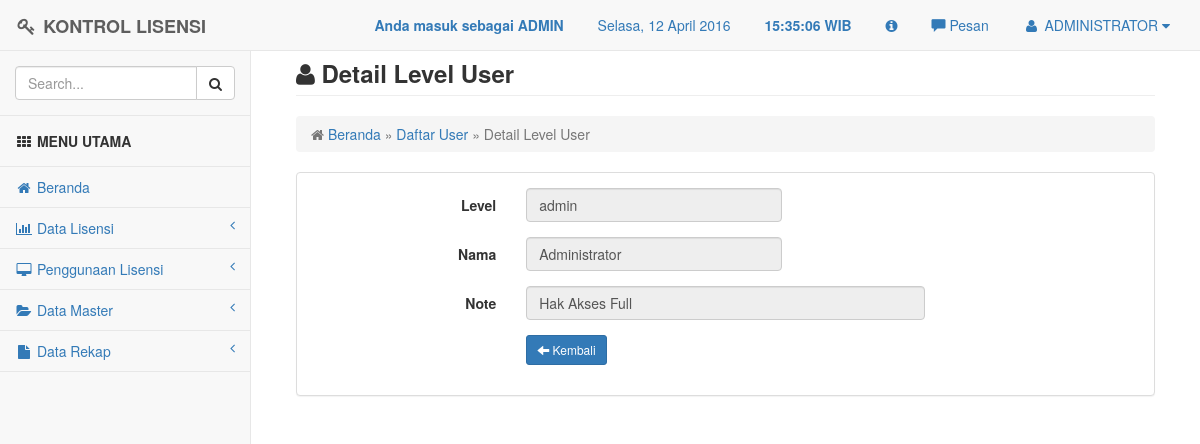
The page /user/user_detaillevel.php?level=admin (signed in) on the database its author committed.
### tables this page shows
CREATE TABLE `t_user` (
  `nama_lengkap` varchar(20) NOT NULL,
  `userid` varchar(20) NOT NULL,
  `password` varchar(100) NOT NULL,
  `level` varchar(10) NOT NULL
);

CREATE TABLE `t_leveluser` (
  `level` varchar(10) NOT NULL,
  `nama` varchar(20) NOT NULL,
  `note` varchar(100) NOT NULL,
  PRIMARY KEY (`level`)
);

### user/user_detaillevel.php (the view, shortened to what this page needs)
<?php
include "../config/header.php";
$level = $_GET['level'];
$sql = mysql_query("SELECT * FROM t_leveluser WHERE level='$level'");
if(mysql_num_rows($sql) == 0){
	header("Location: user.php");
}else{
	$row = mysql_fetch_assoc($sql);
}
?>
<div id="page-wrapper">
    <div class="container-fluid">
        <div class="row">
            <div class="col-lg-12">
                <h3 class="page-header"><i class="fa fa-user"></i> <strong>Detail Level User</strong></h3>
                <ol class="breadcrumb">
                    <li class="active">
                        <i class="fa fa-home"></i>
						<a href="../config/index.php" title="Kembali ke Beranda">Beranda</a> &raquo;
						<a href="../user/user.php" title="Lihat Daftar User">Daftar User</a> &raquo; Detail Level User
                    </li>
                </ol>
            </div>
        </div>
        <div class="row">
            <div class="col-lg-12">
                <div class="panel panel-default">
                    <div class="panel-body">
					<form class="form-horizontal">
                        	<div class="form-group">
							<label class="col-sm-3 control-label">Level</label>
								<div class="col-sm-4">
                                    <input type="text" class="form-control" value="<?php echo $row['level']; ?>" readonly />
                                </div>
                            </div>
                            <div class="form-group">
							<label class="col-sm-3 control-label">Nama</label>
								<div class="col-sm-4">
                                    <input type="text" class="form-control" value="<?php echo $row['nama']; ?>" readonly/>
                                </div>
                            </div>
                            <div class="form-group">
							<label class="col-sm-3 control-label">Note</label>
								<div class="col-sm-6">
                                    <input type="text" class="form-control" value="<?php echo $row['note']; ?>" readonly/>
                                </div>
                            </div>
                            <div class="form-group">
							<label class="col-sm-3 control-label"></label>
								<div class="col-sm-6">
                                    <a href="../user/user.php" class="btn btn-sm btn-primary"><span class="glyphicon glyphicon-arrow-left" aria-hidden="true"></span> Kembali</a>
                                </div>
                            </div>
                    	</form>
					</div>
                </div>
            </div>
        </div>
    </div>
</div>
<?php
include '../config/footer.php';
?>

### config/header.php (shortened to what this page needs)
<!DOCTYPE html>
<html>
<head>
    <link href="../assets/plugins/bootstrap/dist/css/bootstrap.min.css" rel="stylesheet">
    <link href="../assets/plugins/metisMenu/dist/metisMenu.min.css" rel="stylesheet">
    <link href="../assets/plugins/datatables-plugins/integration/bootstrap/3/dataTables.bootstrap.css" rel="stylesheet">
    <link href="../assets/plugins/bootstrap/dist/css/bootstrap-datepicker.css" rel="stylesheet">
	<link href="../assets/plugins/validator/css/bootstrapValidator.css" rel="stylesheet" type="text/css" >
	<link href="../assets/css/style.css" rel="stylesheet">
    <link href="../assets/font-awesome/css/font-awesome.min.css" rel="stylesheet" type="text/css">
	<link href="../assets/plugins/chosen/chosen.css" rel="stylesheet">
	<link href="../assets/plugins/fileinput/fileinput.css" rel="stylesheet">
	<link href="../assets/plugins/fancybox/jquery.fancybox.css?v=2.1.5" media="screen" rel="stylesheet" type="text/css" />
</head>
<body>
    <div id="wrapper">
        <nav class="navbar navbar-default navbar-fixed-top" role="navigation" style="margin-bottom: 0">
			<div class="navbar-header">
                <a class="navbar-brand" href="index.html"><i class="fa fa-key fa-fw"></i> <strong>KONTROL LISENSI</strong></a>
            </div>
			<ul class="nav navbar-top-links navbar-right">
				<li class="dropdown">
				<?php
				if ($_SESSION['level'] == "admin"){
				?>
					<a><blink><strong>Anda masuk sebagai ADMIN</strong></blink></a>
                <?php
				}
				else if ($_SESSION['level'] == "user"){
				?>
					<a><blink><strong>Anda masuk sebagai USER</strong></blink></a>
				<?php
				}
				?>
				</li>
				<li class="dropdown"><a><span id="dates"><span id="the-day">Hari, 00 Bulan 0000</span></a></li>
				<li class="dropdown"><a><strong><span id="the-time"> 00:00:00 </span> WIB</strong></span></a></li>
                <li class="dropdown"><a data-toggle="modal" data-target="#myModal" href="#" title="Tentang Kami"><i class="fa fa-info-circle"></i></a></li>
                <li><a id="pesan_sedia" href="#" data-toggle="modal" data-target="#modalpesan"><span class='glyphicon glyphicon-comment'></span>  Pesan</a></li>
				<li class="dropdown">
					<?php
					$aksi = "select * from t_user where userid = '".$_SESSION['userid']."'";
					$hasil = mysql_query($aksi);
					$data = mysql_fetch_array ($hasil);
					?>
                    <a class="dropdown-toggle" data-toggle="dropdown" href="#">
                        <i class="fa fa-user fa-fw"></i> <?php echo $data['nama_lengkap'];?>  <i class="fa fa-caret-down"></i>
                    </a>
				</li>
			</ul>
            <?php
			include "menu.php";
			?>
        </nav>
		<br>

### assets/css/style.css (style rules this page uses)
body { background-color: #f8f8f8; }
#wrapper { width: 100%; }
#page-wrapper { padding: 0 15px; min-height: 568px; background-color: #fff; }
@media (min-width:768px) { #page-wrapper { position: inherit; margin: 0 0 0 250px; padding: 0 30px; border-left: 1px solid #e7e7e7; } }
.navbar-top-links { margin-right: 0; }
.navbar-top-links li { display: inline-block; }
.navbar-top-links li:last-child { margin-right: 15px; }
.navbar-top-links li a { padding: 15px; min-height: 50px; }

### rows shown on the page
t_user: nama_lengkap "ADMINISTRATOR"
t_leveluser: level "admin", nama "Administrator", note "Hak Akses Full"
